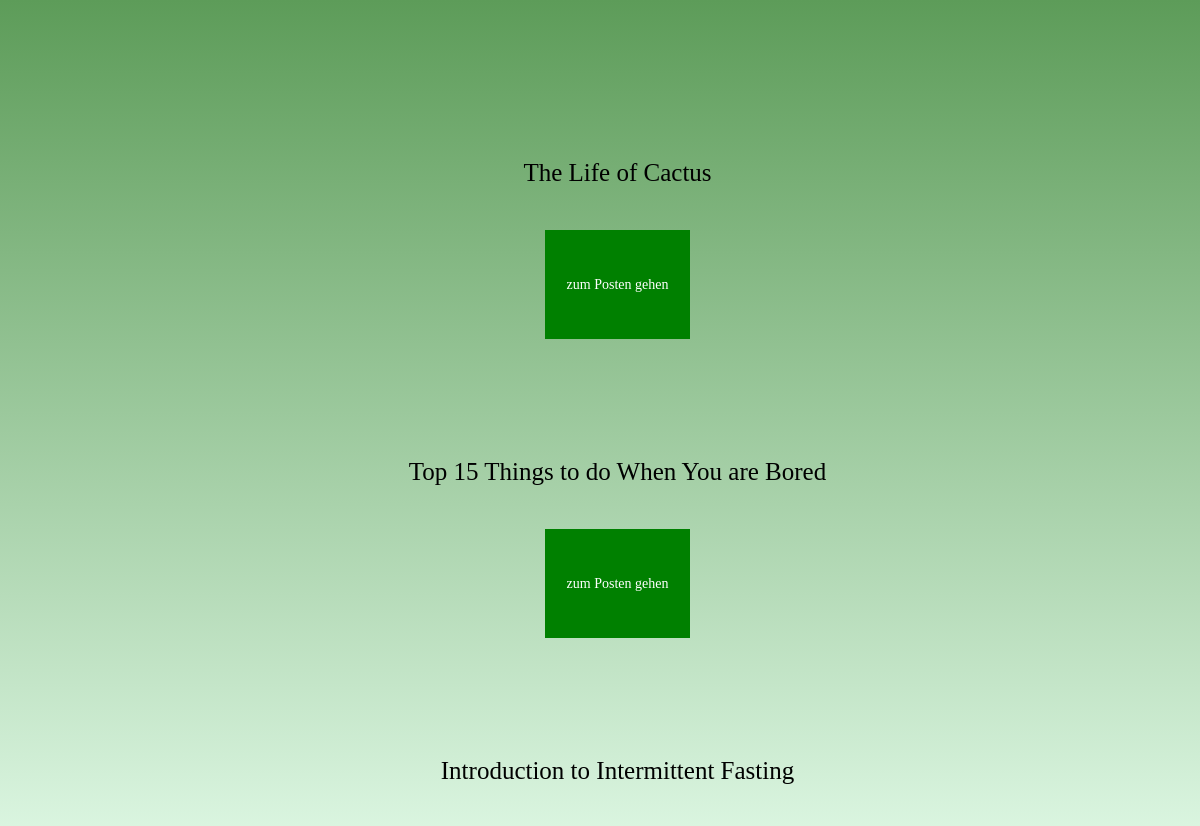
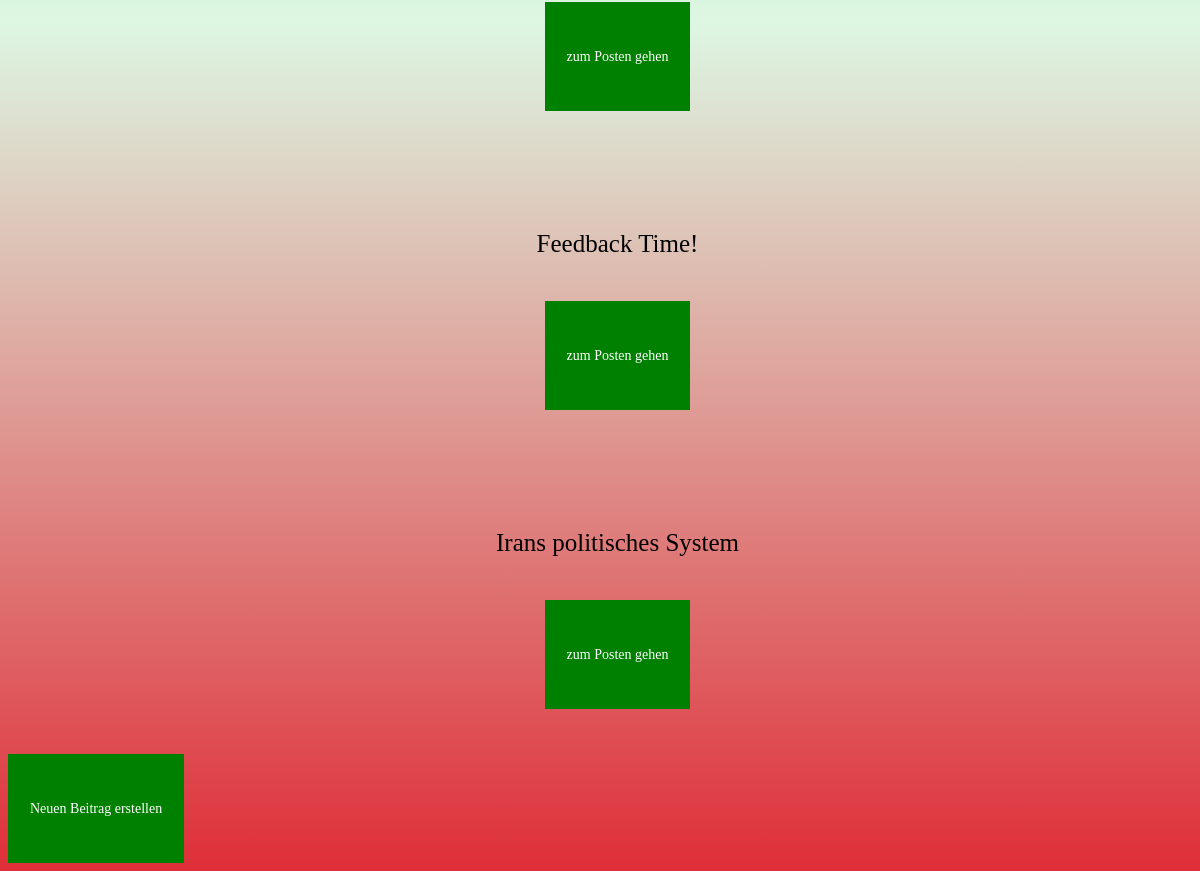
/blog, run on an earlier commit of the app's database (2 pictures, top to bottom).
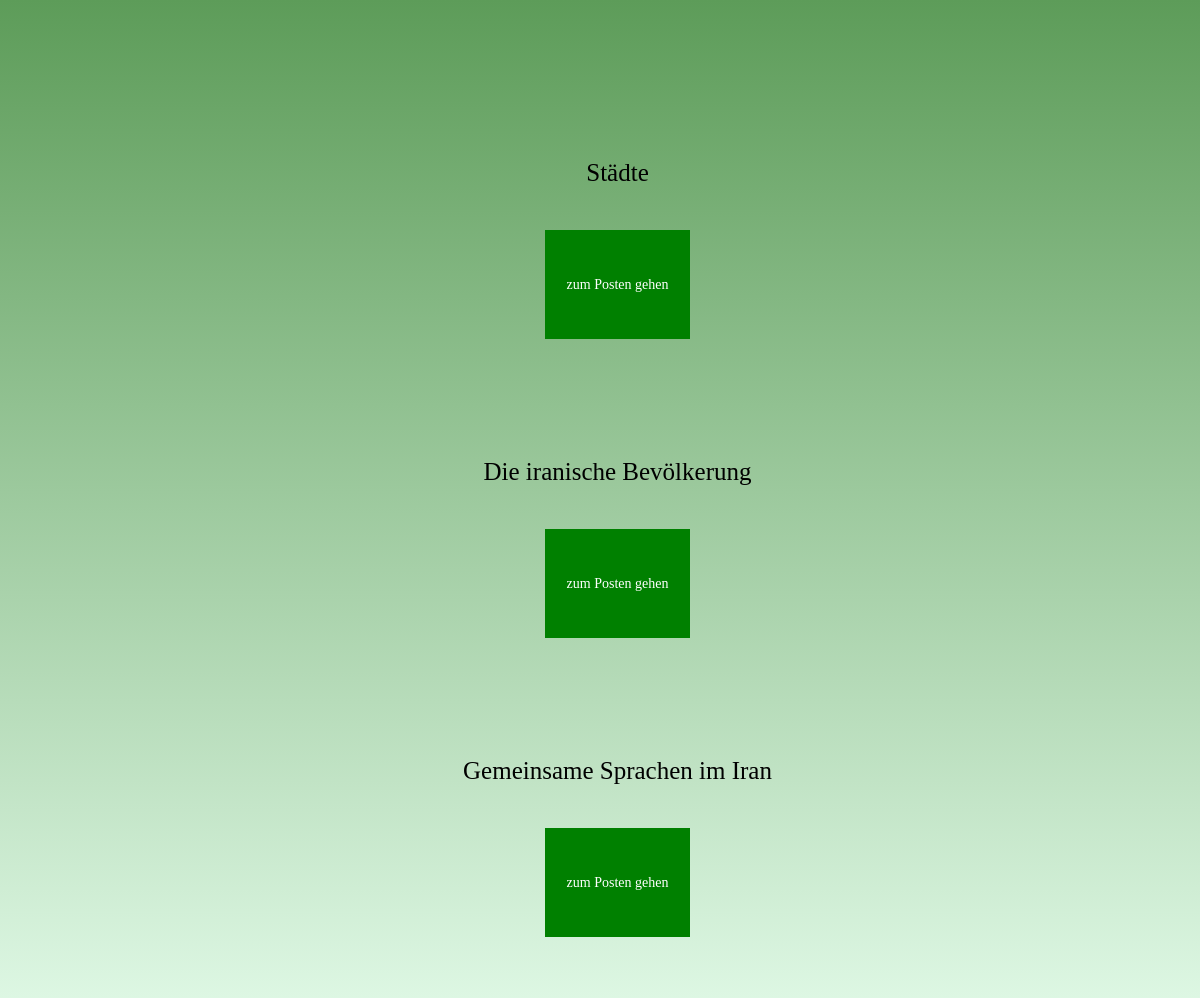
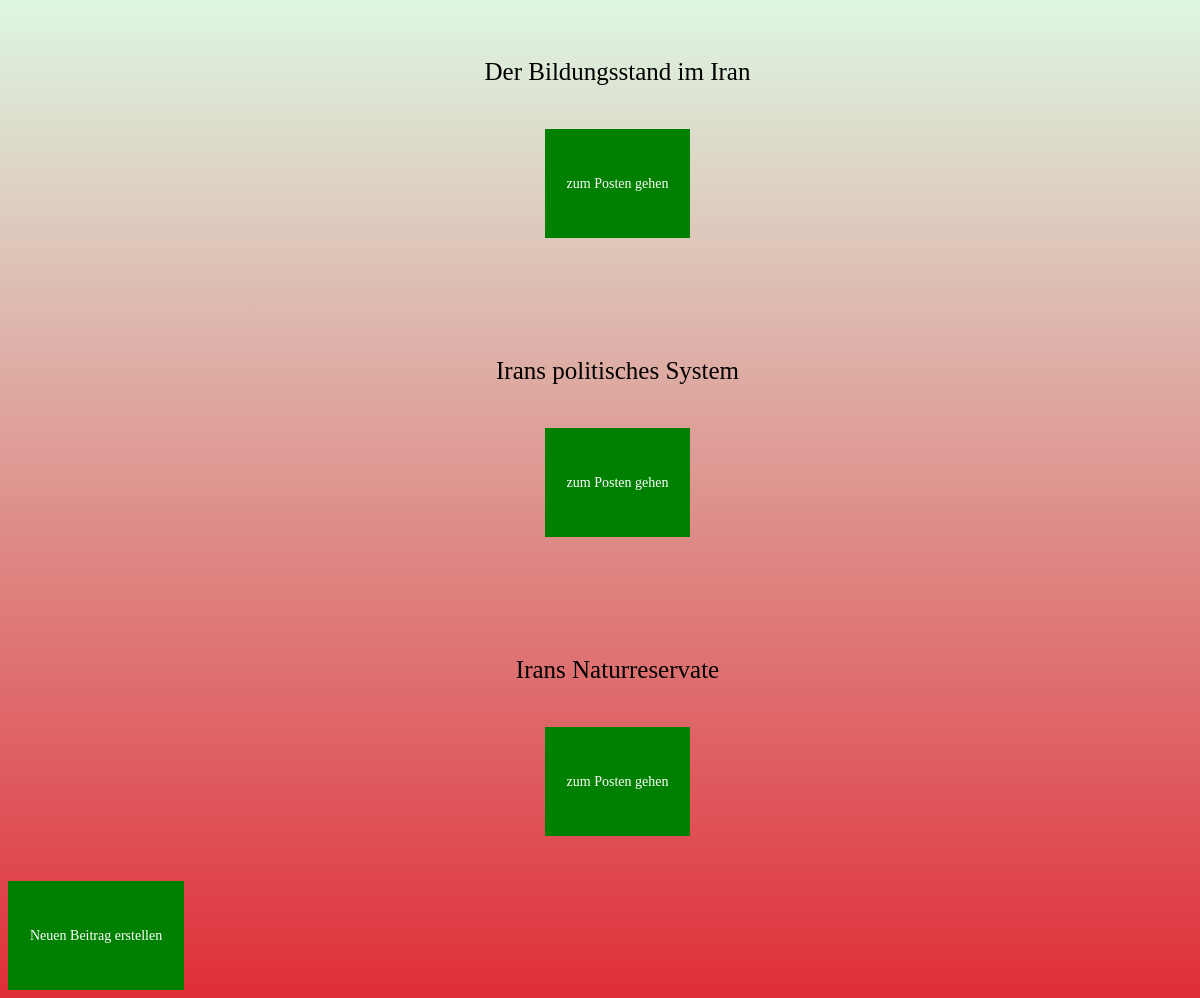
And on a later commit of the database (2 pictures, top to bottom).
### server.py (models this page shows)
class BlogPost(db.Model):
    id = db.Column(db.Integer, primary_key=True)
    title = db.Column(db.String(250), unique=True, nullable=False)
    date = db.Column(db.String(250), nullable=False)
    body = db.Column(db.Text, nullable=False)
    author = db.Column(db.String(250), nullable=False)
    img_url = db.Column(db.String(250), nullable=False)

### server.py (the view)
@app.route('/blog')
def get_blog():
    posts = BlogPost.query.all()
    return render_template('blog.html', posts=posts)

### templates/blog.html (shortened to what this page needs)
<!DOCTYPE html>
<html lang="en">
<head>
    <link href="static/css/style.css" rel="stylesheet">
</head>
<body>
<ol id="list" type="I">
    {% for blog_post in posts: %}
    <li>{{ blog_post['title'] }}</li>
    <a href="{{ url_for('post', num=blog_post['id']) }}">zum Posten gehen</a>
    {% endfor %}
</ol>
<a href="{{ url_for('new_post') }}">Neuen Beitrag erstellen</a>
</body>
</html>

### static/css/style.css (style rules this page uses)
body { background-image: linear-gradient(#5D9C59, #DDF7E3, #DF2E38); font-family: "Brush Script MT", cursive; text-align: justify; font-size: 35px; line-height: 300%; }
a:link, a:visited { background-color: green; color: white; border: 2px solid green; padding: 0px 20px; text-align: center; font-size: 14px; text-decoration: none; display: inline-block; }
#list { padding: 5px; margin-left: 35px; text-align: center; list-style-type: none; }
li { font-size: 25px; padding-bottom: 0px; padding-top: 80px; }

What changed in the data, as far as the page shows it:
removed BlogPost: title "The Life of Cactus"
removed BlogPost: title "Top 15 Things to do When You are Bored"
removed BlogPost: title "Introduction to Intermittent Fasting"
removed BlogPost: title "Feedback Time!"
added BlogPost: title "Städte"
added BlogPost: title "Die iranische Bevölkerung"
added BlogPost: title "Gemeinsame Sprachen im Iran"
added BlogPost: title "Der Bildungsstand im Iran"
added BlogPost: title "Irans Naturreservate"
